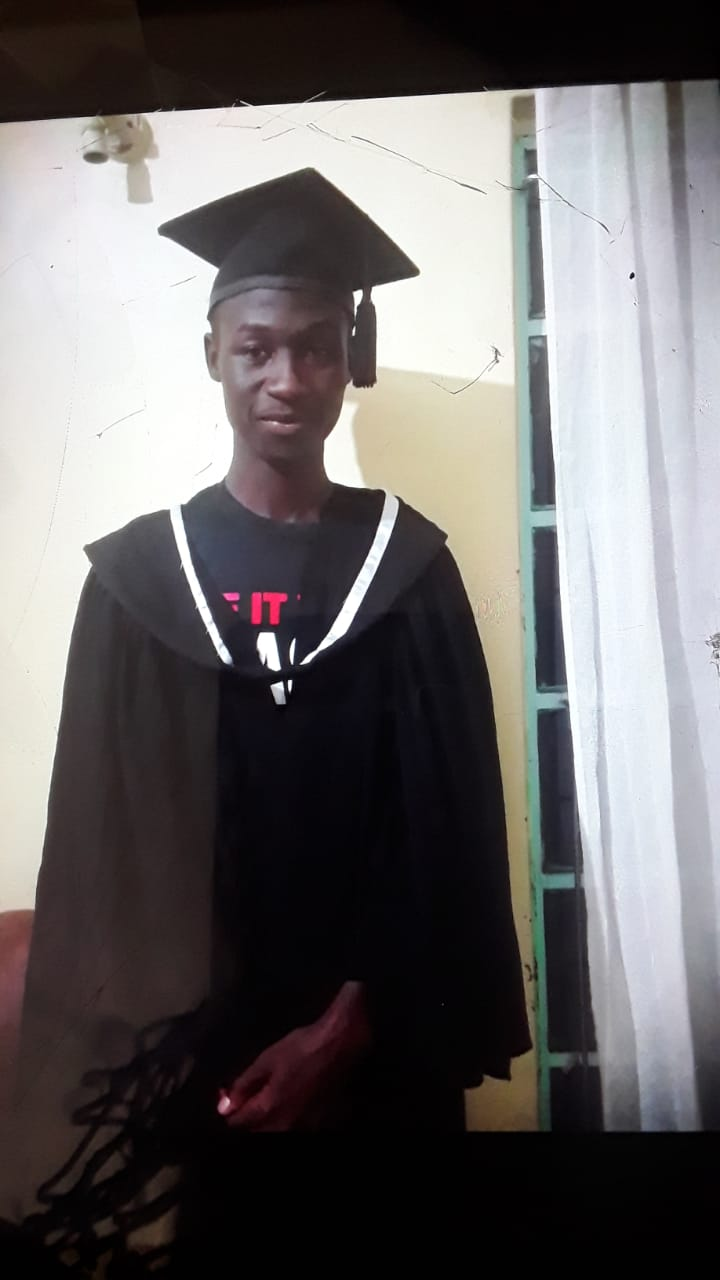
#> input picture Selfie & ID Data - Sample/1/docs/1.jpeg, 720 x 1280 px
$ python -i prepare_dataset.py   (imports and definitions only)
#> lines starting #> are read from the running program, lines starting #| are printed output that depends on the picture
import os
import sys
import cv2
import numpy as np

# [2 lines not run here, left out]

PATH_SAMPEL = "dataset_kelompok"
PATH_SELFIE = "Selfie & ID Data - Sample"
LABEL_MULAI = 40
TARGET_SIZE = (100, 100)
NAMA_OUTPUT = "privasi_kelompok_100x100.npz"

NAMA_DEWASA = ["dewasa", "adult", "baru", "new", "dewasa_bawaan"]
NAMA_KECIL = ["kecil", "child", "childhood", "small", "lama", "old"]
VALID_EXT = (".jpg", ".jpeg", ".png", ".webp")


# [8 lines left out: function cari_file_fleksibel, not called in this run]


from streamlit_app.core.face_utils import align_face_lbf

cascade_path = cv2.data.haarcascades + "haarcascade_frontalface_default.xml"
face_cascade = cv2.CascadeClassifier(cascade_path)


# [41 lines left out: functions detect_and_crop_face, baca_gambar_grayscale_dan_crop, preprocess, not called in this run]


def preprocess_kecil(img: np.ndarray) -> np.ndarray:
    clahe = cv2.createCLAHE(clipLimit=1.5, tileGridSize=(16, 16))
    img = clahe.apply(img)
    img = cv2.GaussianBlur(img, (3, 3), sigmaX=0.5)
    img = cv2.resize(img, TARGET_SIZE, interpolation=cv2.INTER_AREA)
    img = np.power(img.astype(np.float32) / 255.0, 1.0 / 1.2)
    return img.astype(np.float32).flatten()


# [166 lines left out: functions preprocess_old, load_selfie_images, main, not called in this run]


# [2 lines not run here, left out]

>>> import cv2
>>> picture = cv2.imread('Selfie & ID Data - Sample/1/docs/1.jpeg', cv2.IMREAD_GRAYSCALE)
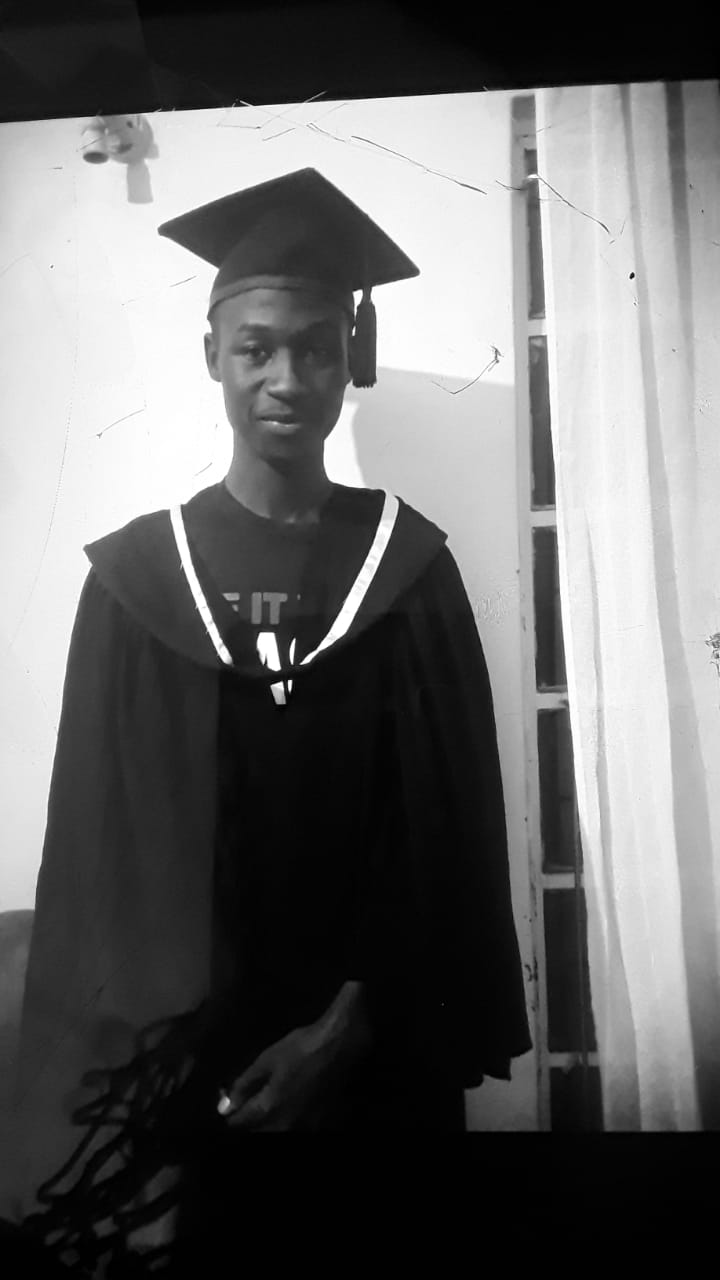
#> picture: shape (1280, 720); min 0, max 255, mean 105.1
>>> result = preprocess_kecil(picture)
#> in preprocess_kecil, `img = clahe.apply(img)`:
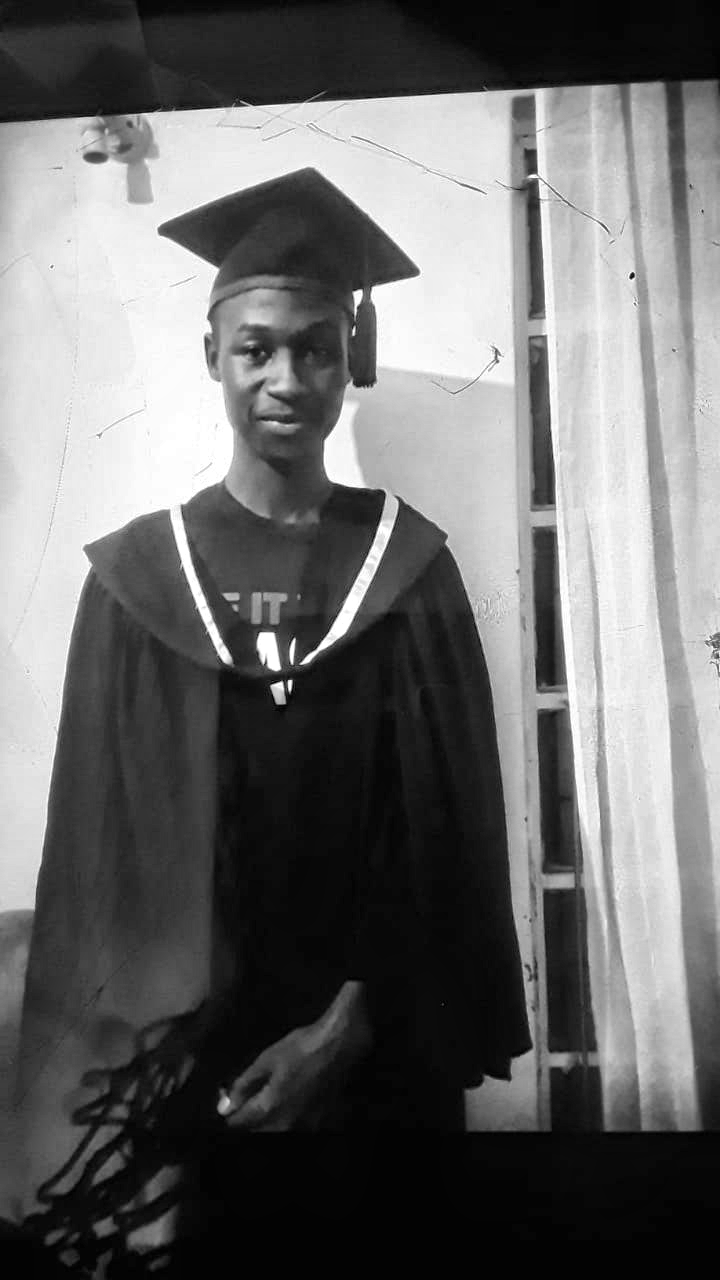
#> img: shape (1280, 720); min 1, max 255, mean 107.2
#> in preprocess_kecil, `img = cv2.resize(img, TARGET_SIZE, interpolation=cv2.INTER_AREA)`:
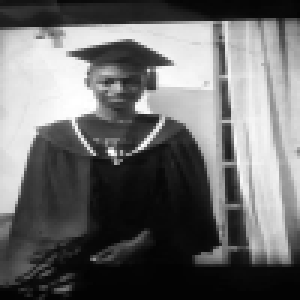
#> img: shape (100, 100) (shown 3 times larger); min 3, max 255, mean 107.2
#> result = 10000 values, max 1 at index 3324, min 0.0247 at index 8852, mean 0.458
